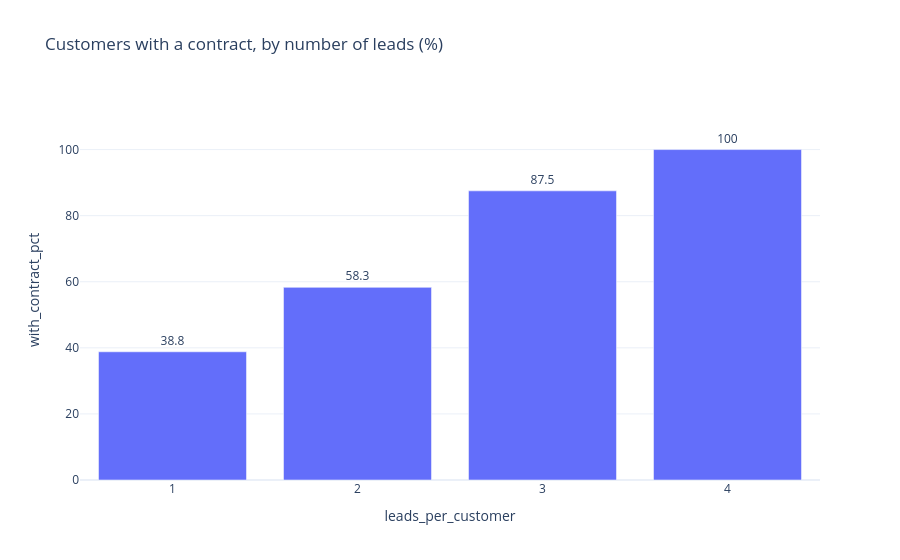

Source (notebook cell):
### Code cell
bar_chart(
    by_leads,
    x="leads_per_customer",
    y="with_contract_pct",
    title="Customers with a contract, by number of leads (%)",
)

### Figure 1 — Plotly figure (JSON) as saved in the notebook; plotly's stock layout.template omitted (floating-point values rounded to 4 significant figures)
{"data": [{"hovertemplate": "leads_per_customer=%{x}<br>with_contract_pct=%{y}<extra></extra>", "legendgroup": "", "marker": {"color": "#636efa", "pattern": {"shape": ""}}, "name": "", "orientation": "v", "showlegend": false, "textposition": "outside", "texttemplate": "%{y}", "type": "bar", "x": [1, 2, 3, 4], "xaxis": "x", "y": [38.8, 58.3, 87.5, 100.0], "yaxis": "y"}], "layout": {"barmode": "relative", "legend": {"tracegroupgap": 0}, "title": {"text": "Customers with a contract, by number of leads (%)"}, "xaxis": {"anchor": "y", "domain": [0.0, 1.0], "title": {"text": "leads_per_customer"}, "type": "category"}, "yaxis": {"anchor": "x", "domain": [0.0, 1.0], "range": [0, 115.0], "title": {"text": "with_contract_pct"}}}}
